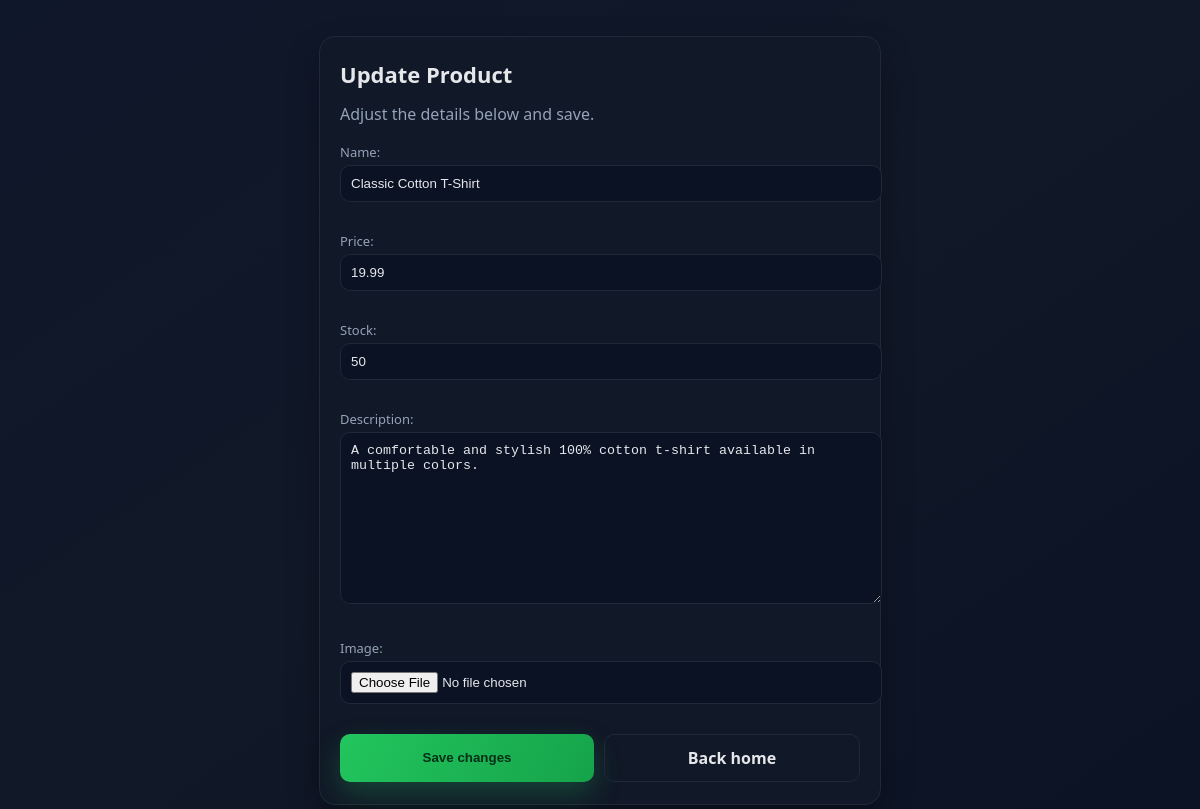
The app's page /update_data/1/ with its own data.
### clothing/models.py (models this page shows, shortened)
class Product(models.Model):
    name = models.CharField(max_length=55)
    price = models.FloatField()
    stock = models.IntegerField()
    description = models.TextField()
    image = models.ImageField(upload_to="products/", null=True, blank=True)

### clothing/views.py (the view)
# urls.py: path("update_data/<int:id>/", views.update_data, name="update_data"),
def update_data(request, id):
    product = get_object_or_404(Product, pk=id)
    if request.method == "POST":
        fm = ProductForm(request.POST, request.FILES, instance=product)
        if fm.is_valid():
            fm.save()
            return redirect("home")
    else:
        fm = ProductForm(instance=product)
    return render(request, "clothing/update.html", {"form": fm})

### clothing/forms.py
class ProductForm(forms.ModelForm):
    class Meta:
        model = Product
        fields = ['name','price','stock','description','image']

### clothing/templates/clothing/update.html (shortened to what this page needs)
<!DOCTYPE html>
<html lang="en">
<head>
</head>
<body>
<div class="card">
    <h1>Update Product</h1>
    <p>Adjust the details below and save.</p>
    <form action="" method="post" enctype="multipart/form-data">
        {{ form.as_p }}
        <div class="actions">
            <button type="submit">Save changes</button>
            <a class="btn secondary" href="{% url 'home' %}">Back home</a>
        </div>
    </form>
</div>
</body>
</html>

### clothing/templates/clothing/update.html (style rules this page uses)
body { margin: 0; font-family: "Segoe UI", sans-serif; background: linear-gradient(145deg, #0f172a, #111827 50%, #0b1224); color: #e5e7eb; display: flex; align-items: center; justify-content: center; min-height: 100vh; padding: 20px; }
.card { width: 100%; max-width: 520px; background: #111827; border: 1px solid #1f2937; border-radius: 16px; padding: 22px 20px; box-shadow: 0 14px 32px rgba(0,0,0,0.3); }
h1 { margin: 0 0 14px; font-size: 22px; }
p { margin: 0 0 18px; color: #94a3b8; }
label { display: block; color: #94a3b8; font-size: 13px; margin-bottom: 4px; }
input, textarea { width: 100%; padding: 10px; margin-bottom: 12px; border-radius: 10px; border: 1px solid #1f2937; background: #0b1224; color: #e5e7eb; }
.actions { display: flex; gap: 10px; }
button, a.btn { text-decoration: none; text-align: center; flex: 1; cursor: pointer; border: none; padding: 12px; border-radius: 10px; font-weight: 600; color: #052e16; background: linear-gradient(120deg, #22c55e, #16a34a); box-shadow: 0 12px 28px rgba(34, 197, 94, 0.25); transition: transform 0.08s ease, filter 0.2s ease; }
a.btn.secondary { color: #e5e7eb; background: transparent; border: 1px solid #1f2937; box-shadow: none; }

### records on screen
Product: name "Classic Cotton T-Shirt", price "19.99", stock "50", description "A comfortable and stylish 100% cotton t-shirt available in multiple colors."
